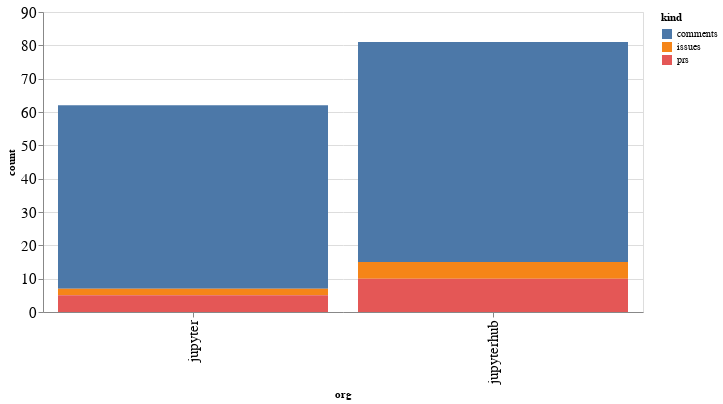

The notebook cell this image was saved under:
### Code cell
alt.Chart(org_summaries, width=600).mark_bar().encode(
    x='org',
    y='count',
    color='kind',
    tooltip="org"
)

### Figure 1 — Vega-Lite specification as saved in the notebook (floating-point values rounded to 4 significant figures)
{"config": {"axisLeft": {"labelFontSize": 15}, "axisBottom": {"labelFontSize": 15}}, "data": {"name": "data-2dcdf1024d665ced80ca64e495f65146"}, "mark": "bar", "encoding": {"color": {"type": "nominal", "field": "kind"}, "tooltip": {"type": "nominal", "field": "org"}, "x": {"type": "nominal", "field": "org"}, "y": {"type": "quantitative", "field": "count"}}, "width": 600, "$schema": "https://vega.github.io/schema/vega-lite/v4.8.1.json", "datasets": {"data-2dcdf1024d665ced80ca64e495f65146": [{"org": "jupyter", "kind": "comments", "count": 55}, {"org": "jupyter", "kind": "issues", "count": 2}, {"org": "jupyter", "kind": "prs", "count": 5}, {"org": "jupyterhub", "kind": "comments", "count": 66}, {"org": "jupyterhub", "kind": "issues", "count": 5}, {"org": "jupyterhub", "kind": "prs", "count": 10}]}}
